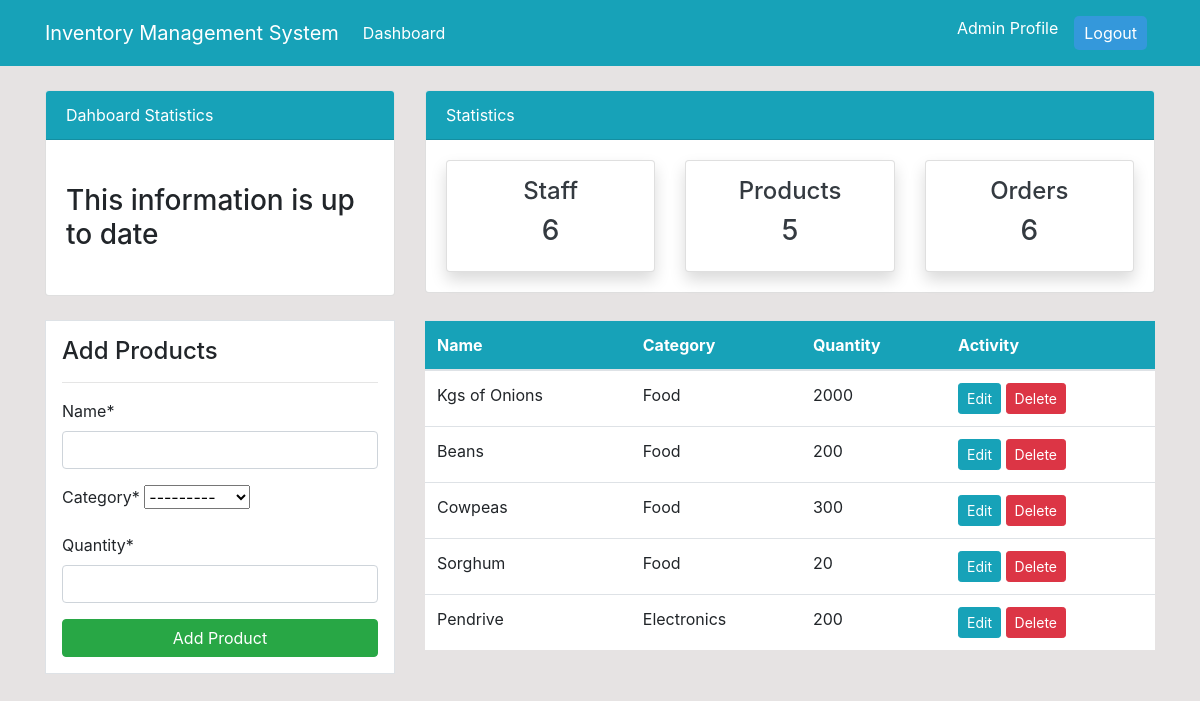
The page /product/ (signed in) on the database as committed earlier.
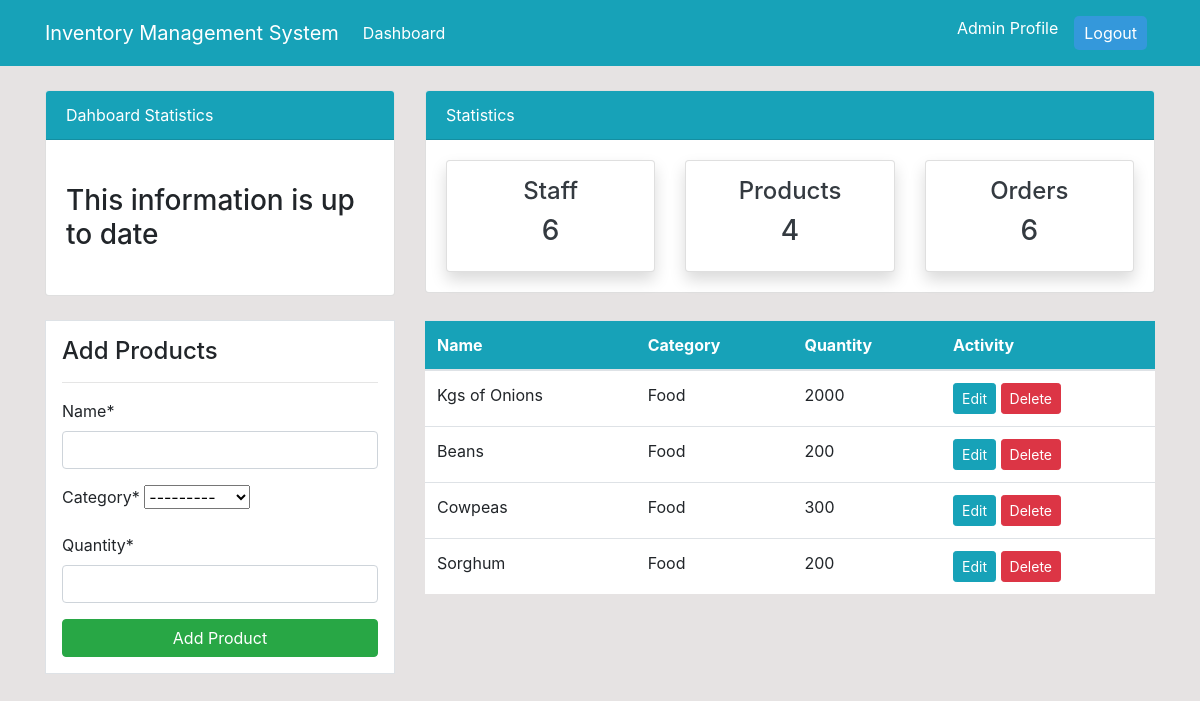
The same page on the database as committed later.
### dashboard/models.py (models this page shows, shortened)
class Product(models.Model):
    name = models.CharField(max_length =100, null=True)
    category = models.CharField(max_length=20, choices = CATEGORY, null=True)
    quantity = models.PositiveIntegerField(null=True)
    class Meta:
        verbose_name_plural = 'Product'

### dashboard/views.py (the view)
# urls.py: path('product/', views.product, name = 'dashboard-product'),
@login_required
def product(request):
    items = Product.objects.all() #using ORM
    product_count = items.count()
    workers_count = User.objects.all().count()
    orders_count = Order.objects.all().count()
    if request.method == 'POST':
        form = ProductForm(request.POST)
        if form.is_valid():
            form.save()
            product_name = form.cleaned_data.get('name')
            messages.success(request, f'{product_name} has been added')
            return redirect("dashboard-product")
    else:
        form = ProductForm()
    context ={
        'items': items,
        'form' : form,
        'workers_count':workers_count,
        'orders_count': orders_count,
        'product_count': product_count,
    }
    return render(request, 'dashboard/product.html', context)

### dashboard/forms.py
class ProductForm(forms.ModelForm):
    class Meta:
        model = Product
        fields = ['name', 'category', 'quantity']

### templates/dashboard/product.html (shortened to what this page needs)
{% extends 'partials/base.html' %}
{% block content %}
{% include 'partials/topnav.html'%}
{% load crispy_forms_tags %}
<div class="container">
    <div class="row my-4">
    <div class="col-md-4">
    <div class="border bg-white p-3">
    <h4>Add Products</h4>
    <hr>
    <form  method = "POST">
       {{ form|crispy }}
       <input class="btn btn-success btn-block" type="submit" value="Add Product">
    </form>
    </div>
    </div>
    <div class="col-md-8">
    <table class="table bg-white">
    <thead class="bg-info">
    <tr class="text-white">
    <th scope="col">Name</th>
    <th scope="col">Category</th>
    <th scope="col">Quantity</th>
    <th scope="col">Activity</th>
    </tr>
    </thead>
    <tbody>
    {% for item in items  %}
    <tr>
    <td>{{ item.name }}</td>
    <td>{{ item.category }}</td>
    <td>{{ item.quantity }}</td>
    <td>
    <a class="btn btn-info btn-sm" href="{% url 'dashboard-product-update' item.id %}">Edit</a>
    <a class="btn btn-danger btn-sm" href="{% url 'dashboard-product-delete' item.id %}">Delete</a>
    </td>
    </tr>
    {% endfor %}
    </tbody>
    </table>
    </div>
    </div>
    </div>
{% endblock %}

Rows that differ between the two databases and show on the page:
removed Product: name "Pendrive", category "Electronics", quantity "200"
changed Product "Sorghum": quantity "20" → "200"
Other text that changed with them:
{{ product_count }}: "5" → "4"
